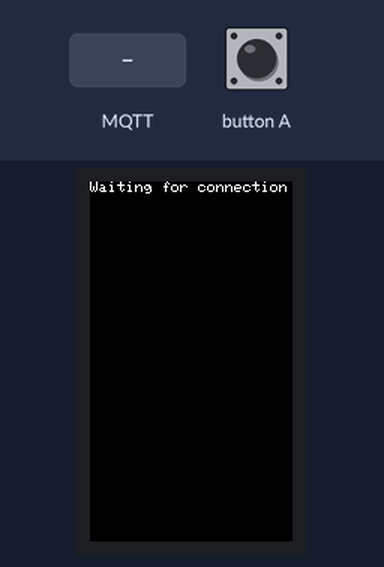
The sketch below on a simulated ESP32. Parts: 135×240 colour display. The inputs (shaded band) are chosen by the test bench. WiFi joins after 1.5 s; servers stay silent unless stated; no MQTT or app messages arrive unless stated; what the sketch prints to the serial monitor is not drawn.

Above: at 0.7 s.
At 1.7 s:
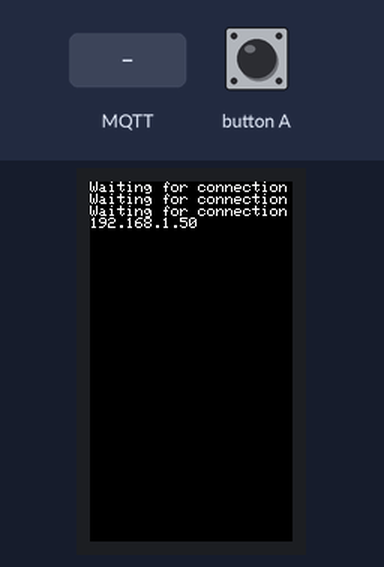
3.0 s: MQTT message "#" arrives on the first subscribed topic
4.5 s: MQTT message "0" arrives on the first subscribed topic
6.0 s: MQTT message "on" arrives on the first subscribed topic
7.5 s: MQTT message "#" arrives on the second subscribed topic
At 8.8 s:
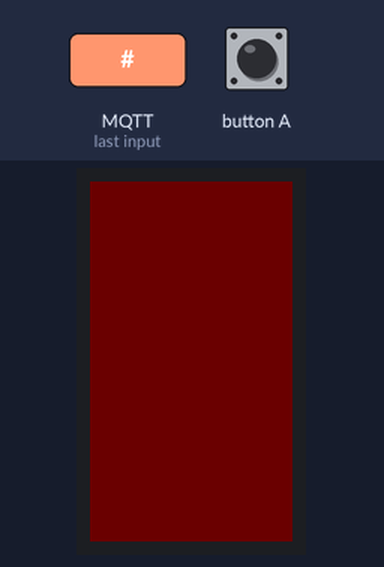
Timing chart, 0 to 10.0 s (numbered marks = the images above; inputs shaded):
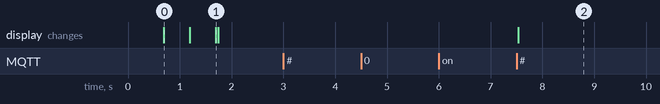

Measured:
- after the input at 3.0 s, every drawn part: stays the same
- after the input at 4.5 s, every drawn part: stays the same
- after the input at 6.0 s, every drawn part: stays the same
- after the input at 7.5 s, the display: changes at once (image 2)
- what the display in image 0 shows lasts 0.5 s, from 0.7 s to 1.2 s

The sketch:

lab3_light.ino
```cpp
# include <WiFi.h> //Wifi library
# include "esp_wpa2.h" //wpa2 library for connections to Enterprise networks
# include <M5StickCPlus.h>
// test
#include <Wire.h>

# define EAP_ANONYMOUS_IDENTITY ""
# define EAP_IDENTITY "mph63858@uga.edu"
# define EAP_PASSWORD "Rocky656428654278872!" //password for eduroam account

//# define WPA_PASSWORD "hnetbricealison081002" //password for home wifi

#define USE_EAP

#ifdef USE_EAP
  const char* ssid = "eduroam"; // eduroam SSID
//#else
  //const char* ssid = "hnet"; // home wifi SSID
#endif


//--------------------------------------------------------------------------
#include <ArduinoMqttClient.h>
const char broker[] = "info8000.ga";
int        port     = 1883;
WiFiClient wifiClient;
MqttClient mqttClient(wifiClient);
const char light_control_color[] = "ugaelee2045sp23/mph63858/light_control_color";
const char light_control_status[]= "ugaelee2045sp23/mph63858/light_control_status";
const char light_status[]= "ugaelee2045sp23/mph63858/light_status";
char buffer[100];


//--------------------------------------------------------------------------

// button settings
const int button = 37; // G37 on M5StickC

// variables for topics
int status = 0;
int r = 0;
int g = 0;
int b = 0;

// variables for the message conversion
int this_r;
int this_b;
int this_g;

//--------------------------------------------------------------------------

uint16_t rgb565(uint8_t r, uint8_t g, uint8_t b)
{
  return ((r/8) << 11) | ((g/4) << 5) | (b/8);
}

void updateStatus()
{
  M5.Axp.ScreenBreath(status?15:0);
  M5.Lcd.fillScreen(rgb565(r,g,b));
}

void sendStatus()
{
  mqttClient.beginMessage(light_status);
  mqttClient.write(status);
  mqttClient.write(r);
  mqttClient.write(g);
  mqttClient.write(b);
  mqttClient.endMessage();

}


void onMqttMessage(int messageSize)
{
  mqttClient.read((byte *)buffer,messageSize);
  Serial.println(buffer[0]);

  //int length = sizeof(buffer) / sizeof(buffer[0]);

  if(buffer[0] == '#') //characteristic indicator
  {
    Serial.println("color recieved");

    memcpy(&r, &buffer[1], sizeof(r));
    memcpy(&g, &buffer[2], sizeof(g));
    memcpy(&b, &buffer[3], sizeof(b));

    // Print the values
    /*
    Serial.print("r: ");
    Serial.println(r);
    Serial.print("g: ");
    Serial.println(g);
    Serial.print("b: ");
    Serial.println(b);
    */
    updateStatus();

  }
  else if (buffer[0] == '0' || buffer[0] == '1')
  {

    Serial.println("on/off recieived");
    if ( buffer[0] == '0' )
    {
      status = 0;
    } else {
      status = 1;
    }
    updateStatus();

  }

}

//--------------------------------------//

//--------------------------------------------------------------------------
void setup() {

  M5.begin();
  M5.Axp.ScreenBreath(0); // Set the initial backlight brightness to 'off'
  Serial.begin(115200);

  M5.Lcd.fillScreen(BLACK);

// establishing connection
  WiFi.disconnect(true);
  WiFi.mode(WIFI_STA);
  #ifdef USE_EAP
    esp_wifi_sta_wpa2_ent_set_identity((uint8_t *)EAP_ANONYMOUS_IDENTITY, strlen(EAP_ANONYMOUS_IDENTITY));
    esp_wifi_sta_wpa2_ent_set_username((uint8_t *)EAP_IDENTITY, strlen(EAP_IDENTITY));
    esp_wifi_sta_wpa2_ent_set_password((uint8_t *)EAP_PASSWORD, strlen(EAP_PASSWORD));
    esp_wifi_sta_wpa2_ent_enable();
    WiFi.begin(ssid); //connect to wifi
  //#else
    //WiFi.begin(ssid,WPA_PASSWORD);
  #endif
    WiFi.setSleep(false);
  while (WiFi.status() != WL_CONNECTED) {
    delay(500);
    Serial.println("Waiting for connection");
    M5.Lcd.print("Waiting for connection");
  }
  IPAddress ip = WiFi.localIP();
  Serial.println(ip);
  M5.Lcd.print(ip);

//------- CONNECTING & SUBSCRIBING -------//
//added after connected in setup
  mqttClient.onMessage(onMqttMessage);
  mqttClient.setUsernamePassword("giiuser", "giipassword");
  mqttClient.connect(broker, port);
  mqttClient.subscribe(light_control_color);
  mqttClient.subscribe(light_control_status);
  //mqttClient.subscribe(light_status);
//---------------------------------------//

// Set up button
pinMode(button, INPUT_PULLUP);

M5.Lcd.fillScreen(rgb565(r,g,b));

}
//--------------------------------------------------------------------------
int waitingForRelease = 0;

void loop(){

//------- USED TO TEST CONNECTION -------//
  //mqttClient.poll();
  //mqttClient.beginMessage(endpoint);
  //mqttClient.print("Hello From M5");
  //mqttClient.endMessage();
//--------------------------------------//


  mqttClient.poll();

  unsigned long last_time = millis();

  if(millis() - last_time > 2000)
  {
    sendStatus();
    last_time = millis();
  }

  if(digitalRead(button)==LOW && !waitingForRelease)
  {
    status = !status;
    updateStatus();
    sendStatus();
    waitingForRelease = 1;

  }

  if(digitalRead(button)==HIGH)
  {
    waitingForRelease = 0;
  }
}
//--------------------------------------------------------------------------
```
